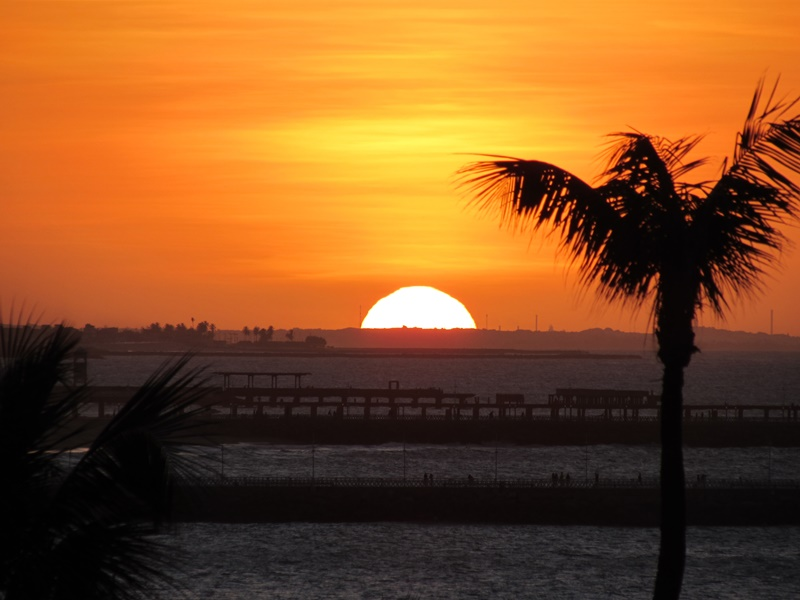
#> input picture Cartoon Image/por_sol.png, 800 x 600 px
$ python cartoonImage.py
#> lines starting #> are read from the running program, lines starting #| are printed output that depends on the picture; after the words box and inside, x2 and y2 are one past the last pixel; in counts of white or black regions, pixels touching at a corner belong together
import cv2
import numpy as np
from pathlib import Path
import matplotlib.pyplot as plt


import matplotlib.pyplot as plt

class Cartoonizer:
    def __init__(self, input_path: str):
#> called with input_path = 'por_sol.png'
        self.input_path = Path(input_path)
        self.img_rgb = cv2.imread(str(self.input_path))
#> self.img_rgb is the input picture: shape (600, 800, 3); mean B, G, R 35.5, 82.3, 136.1

    def resize(self, width: int, height: int):
#> called with width = 800, height = 800
        self.image = cv2.resize(self.img_rgb, (width, height))
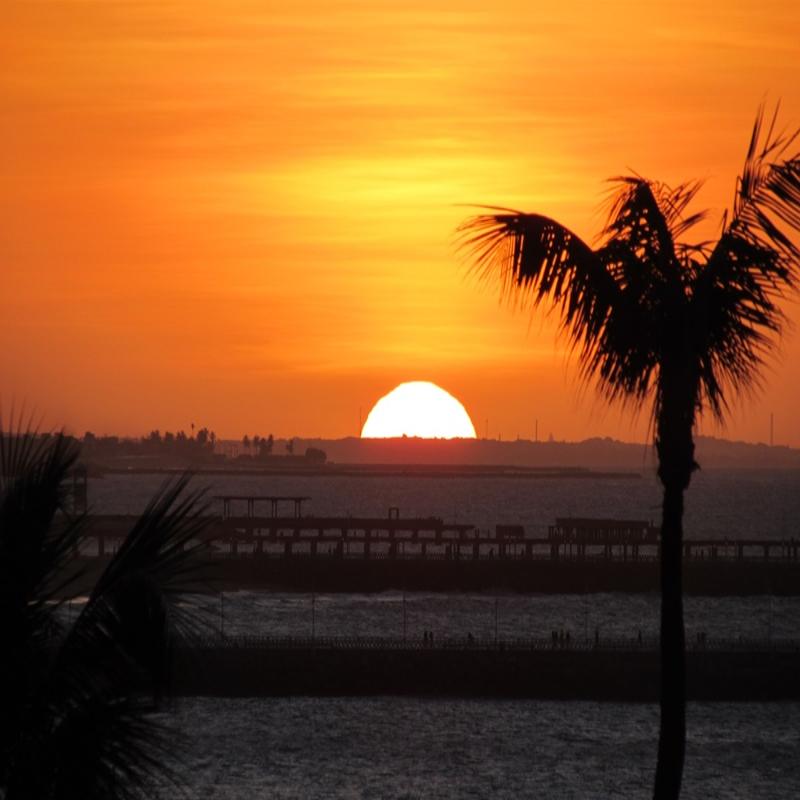
#> self.image: shape (800, 800, 3); mean B, G, R 35.5, 82.3, 136.1

    def convert_to_gray(self):
        self.gray_image = cv2.cvtColor(self.image, cv2.COLOR_BGR2GRAY)
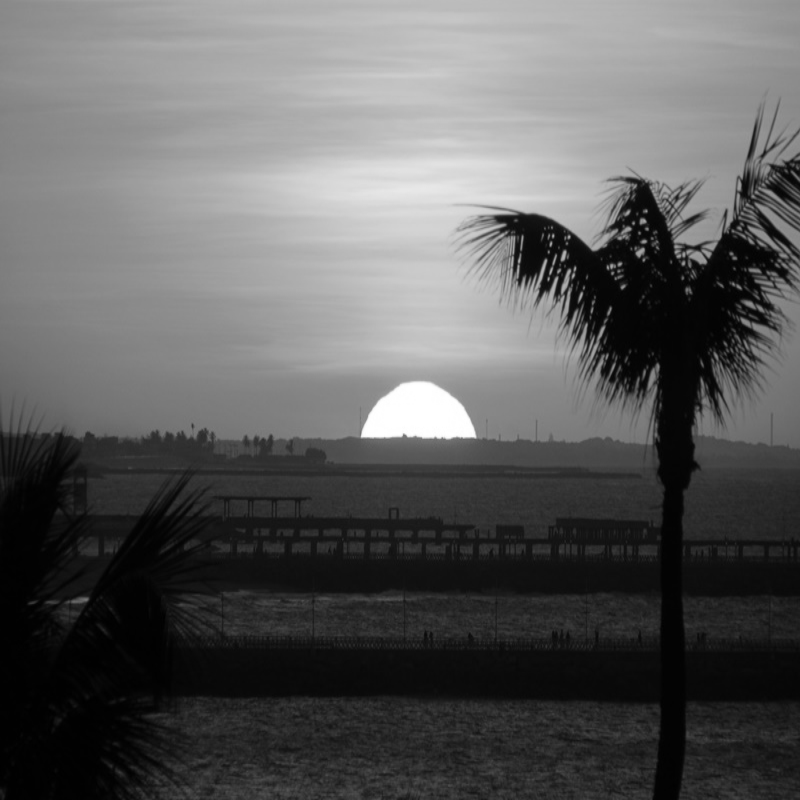
#> self.gray_image: shape (800, 800); min 0, max 255, mean 93.1

    def apply_gaussian_blur(self, kernel_size: tuple, sigma: float):
#> called with kernel_size = (3, 3), sigma = 0
        self.gray_image = cv2.GaussianBlur(self.gray_image, kernel_size, sigma)

    def detect_edges(self, ksize: int, threshold: int):
#> called with ksize = 5, threshold = 150
        self.edge_image = cv2.Laplacian(self.gray_image, -1, ksize=ksize)
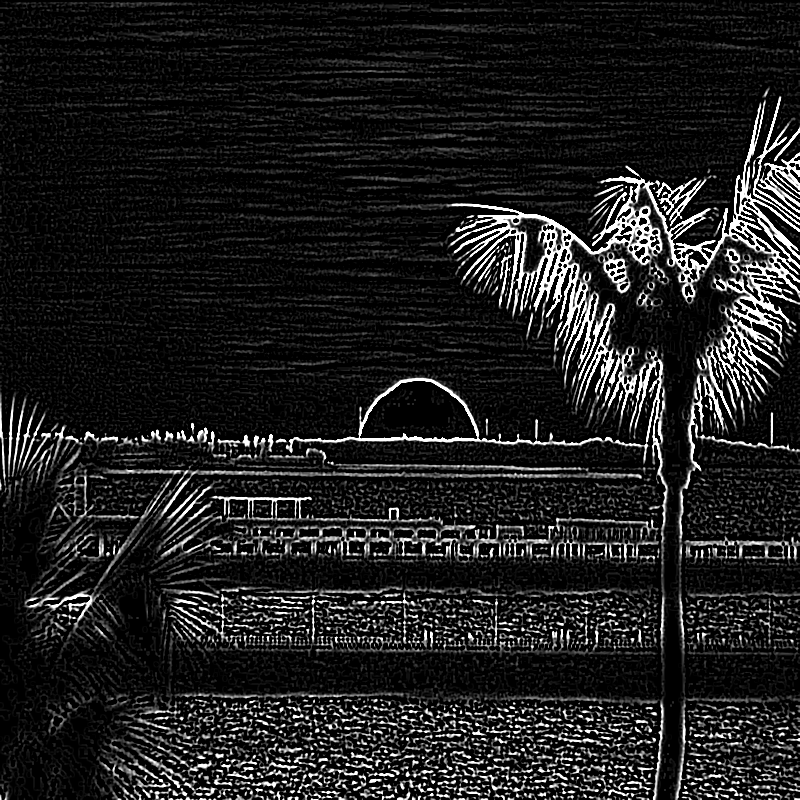
#> self.edge_image: shape (800, 800); min 0, max 255, mean 30.7
        self.edge_image = 255 - self.edge_image
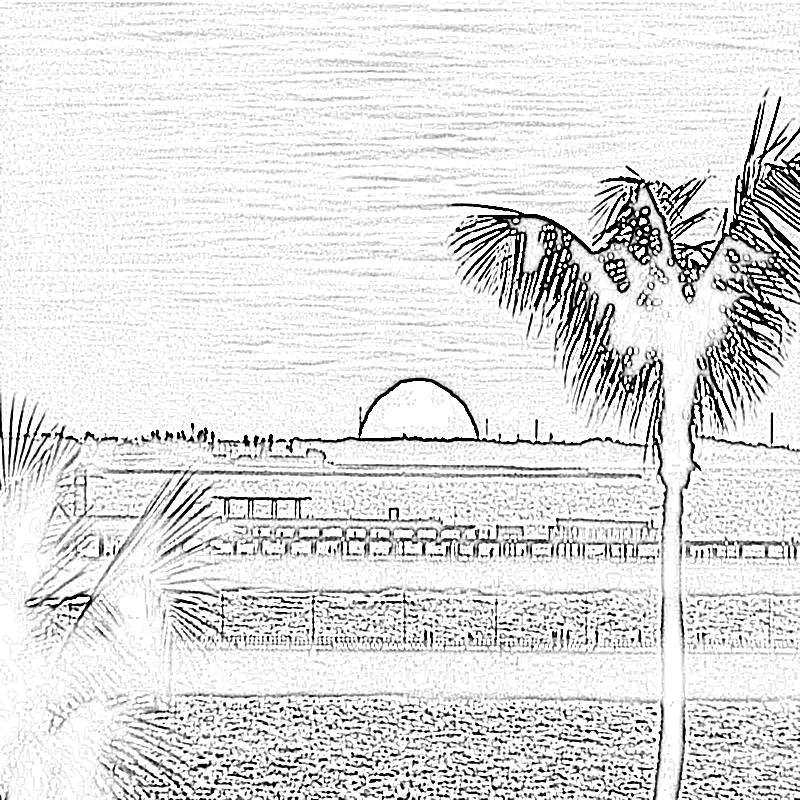
#> self.edge_image: shape (800, 800); min 0, max 255, mean 224.3
        _, self.edge_image = cv2.threshold(self.edge_image, threshold, 255, cv2.THRESH_BINARY)
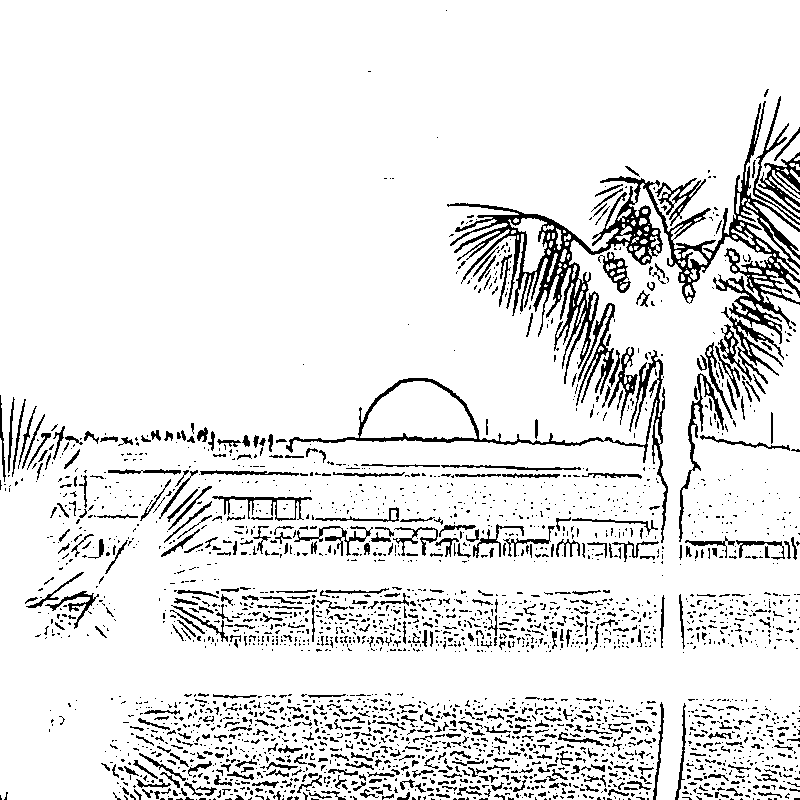
#> self.edge_image: shape (800, 800); 90.1% white; black in thin lines or dots

    def edge_preserving_filter(self, sigma_s: int, sigma_r: float):
#> called with sigma_s = 50, sigma_r = 0.4
        self.edge_preserving_image = cv2.edgePreservingFilter(self.image, flags=2, sigma_s=sigma_s, sigma_r=sigma_r)

    def stylize_image(self, sigma_s: int, sigma_r: float):
#> called with sigma_s = 150, sigma_r = 0.25
        output = np.zeros(self.gray_image.shape)
        output = cv2.bitwise_and(self.edge_preserving_image, self.edge_preserving_image, mask=self.edge_image)
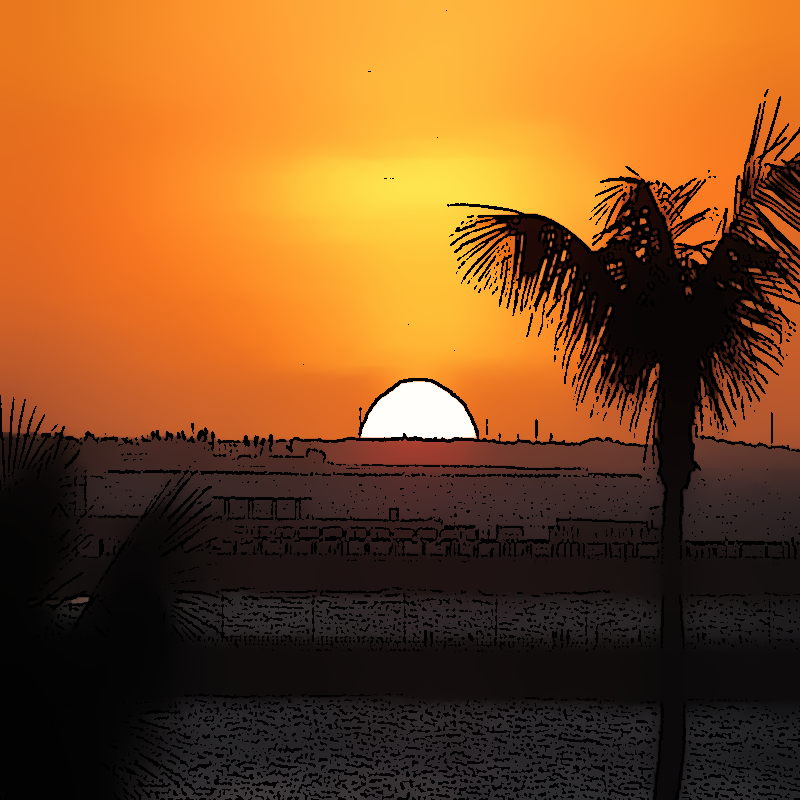
#> output: shape (800, 800, 3); mean B, G, R 32.7, 78.4, 128.9
        self.cartoon_image = cv2.stylization(output, sigma_s=sigma_s, sigma_r=sigma_r)
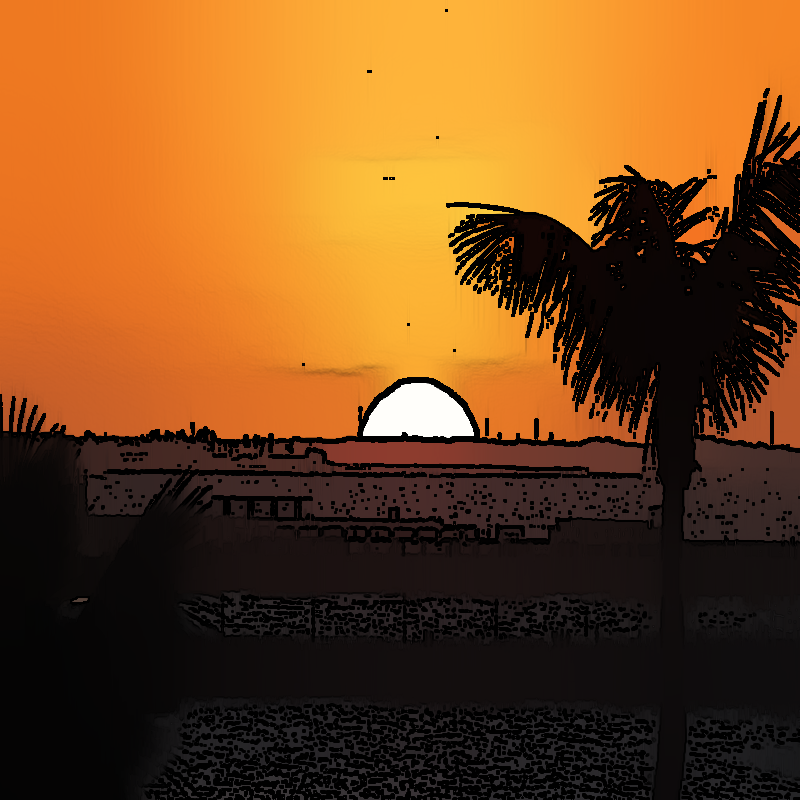
#> self.cartoon_image: shape (800, 800, 3); mean B, G, R 28.8, 72.5, 119.1

    def show_image(self, img, title):
#> called with title = 'Original'
        plt.imshow(cv2.cvtColor(img, cv2.COLOR_BGR2RGB))
        plt.title(title)
        plt.axis('off')
        plt.show()

    def show_steps(self):
        self.show_image(self.img_rgb, 'Original')
        self.show_image(self.image, 'Resized')
        self.show_image(self.gray_image, 'Gray')
        self.show_image(self.edge_image, 'Edges')
        self.show_image(self.edge_preserving_image, 'Edge-Preserving Filter')
        self.show_image(self.cartoon_image, 'Cartoon')


if __name__ == "__main__":
    cartoonizer = Cartoonizer('por_sol.png')

    cartoonizer.resize(800, 800)
    cartoonizer.convert_to_gray()
    cartoonizer.apply_gaussian_blur((3, 3), 0)
    cartoonizer.detect_edges(5, 150)
    cartoonizer.edge_preserving_filter(50, 0.4)
    cartoonizer.stylize_image(150, 0.25)

    cartoonizer.show_steps()

$ run again, with Cartoon Image/me.jpg saved as Cartoon Image/por_sol.png
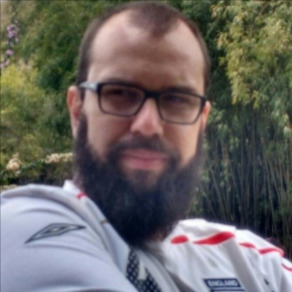
#> input picture Cartoon Image/me.jpg, 292 x 292 px
#> in __init__, self.img_rgb is the input picture: shape (292, 292, 3); mean B, G, R 100.2, 102.9, 106.7
#> in detect_edges, `_, self.edge_image = cv2.threshold(self.edge_image, threshold, 255, cv..`:
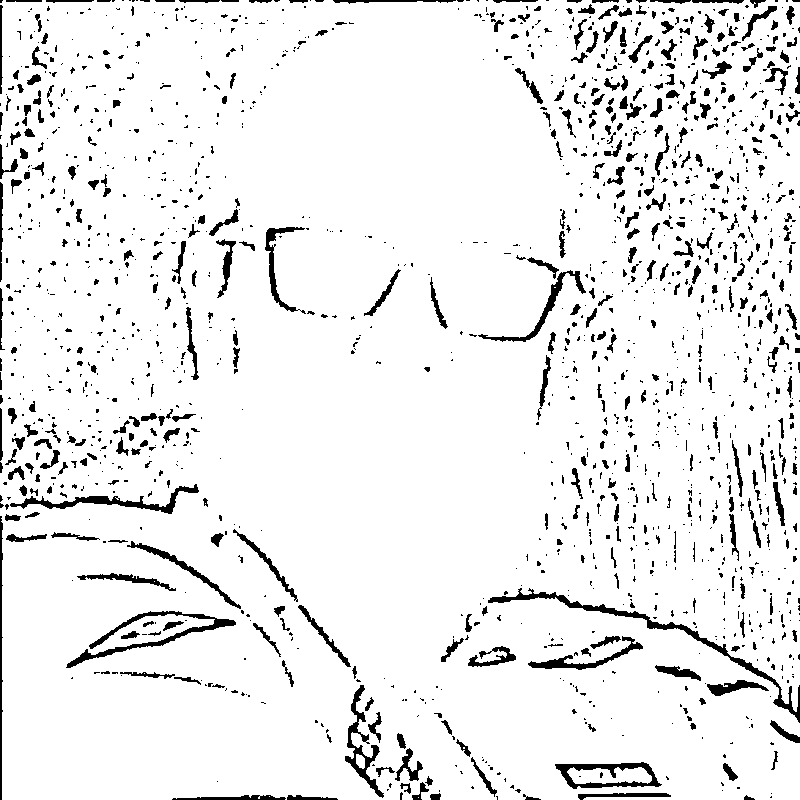
#> self.edge_image: shape (800, 800); 92.8% white; 1668 black regions (1200 under 20 px), largest, box (x1, y1, x2, y2) and area: (488, 588, 800, 723) 1994, (66, 611, 236, 668) 1407, (10, 484, 199, 514) 1163
#> in stylize_image, `self.cartoon_image = cv2.stylization(output, sigma_s=sigma_s, sigma_r=..`:
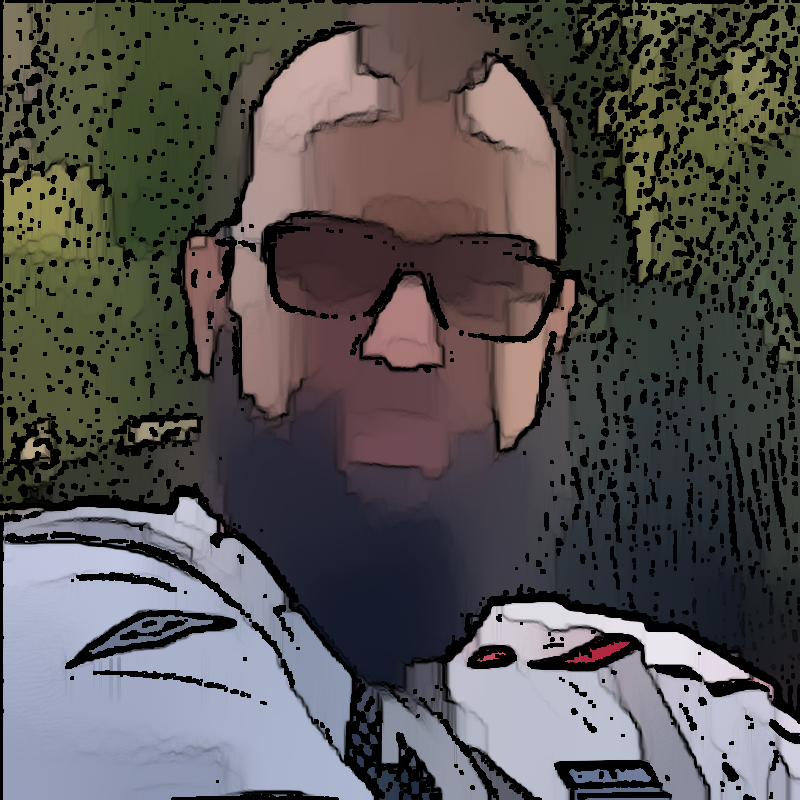
#> self.cartoon_image: shape (800, 800, 3); mean B, G, R 81.3, 82.7, 85.5
